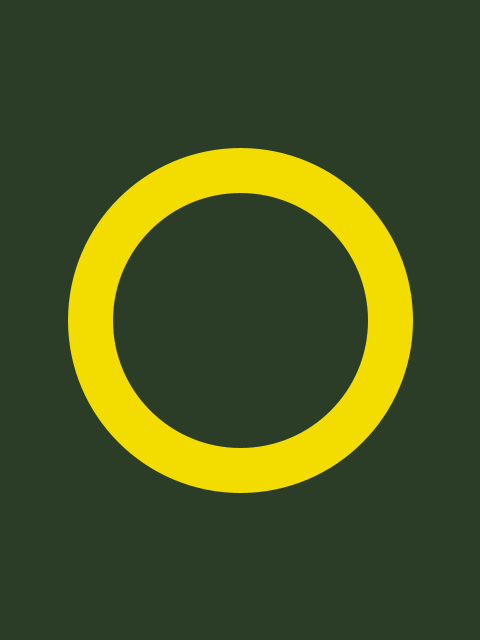
Frame 1 (no input)
Frame 2 (the mouse pressed at the canvas centre, redrawn once): identical to frame 1, image omitted

The Processing sketch that drew this single still picture (run headless with seeded random() and noise(); the mouse was pressed at the canvas centre and the sketch redrawn once):

// Processing sketch: the_lord_of_the_rings
// ── the_lord_of_the_rings.pde
// Manuale di Programmazione Cinematografica
// Daniele Olmisani, 2015

// The Lord of the Rings

final color PAPER = color(43, 61, 38);
final color INK = color(243, 220, 0);

final int SIZE = 300;

void setup() {
  size(480, 640);
  noLoop();
}

void draw() {
  
  translate(width/2.0, height/2.0);
 
  background(PAPER);
  
  noFill();
  stroke(INK);
  strokeWeight(0.15*SIZE);
  
  ellipseMode(CENTER);
  ellipse(0, 0, SIZE, SIZE);
  
  save("the-lord-of-the-rings.png");
}
